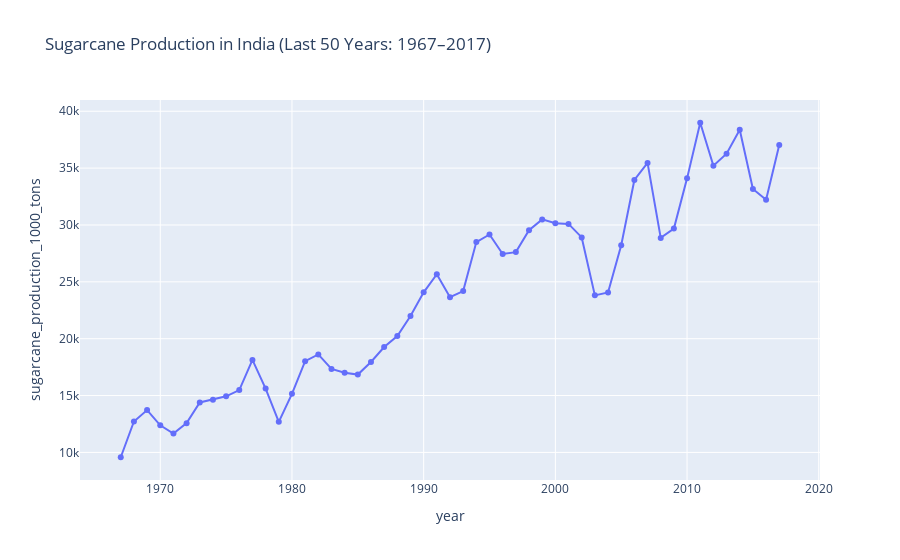

Notebook code cell kept with this figure:
### Code cell
ly = df["year"].max()
cy = ly - 50

# Filter last 50 years
recent_df = df[df["year"] >= cy]

# Group and summarize sugar production
top_sugar = recent_df.groupby("year")["sugarcane_production_1000_tons"]\
    .sum().reset_index()

# Plot the line chart
px.line(
    top_sugar,
    x="year",
    y="sugarcane_production_1000_tons",
    title=f"Sugarcane Production in India (Last 50 Years: {cy}–{ly})",
    markers=True
).show()

### Figure 1 — Plotly figure (JSON) as saved in the notebook; plotly's stock layout.template omitted (floating-point values rounded to 4 significant figures)
{"data": [{"hovertemplate": "year=%{x}<br>sugarcane_production_1000_tons=%{y}<extra></extra>", "legendgroup": "", "line": {"color": "#636efa", "dash": "solid"}, "marker": {"symbol": "circle"}, "mode": "lines+markers", "name": "", "orientation": "v", "showlegend": false, "type": "scatter", "x": [1967, 1968, 1969, 1970, 1971, 1972, 1973, 1974, 1975, 1976, 1977, 1978, 1979, 1980, 1981, 1982, 1983, 1984, 1985, 1986, 1987, 1988, 1989, 1990, 1991, 1992, 1993, 1994, 1995, 1996, 1997, 1998, 1999, 2000, 2001, 2002, 2003, 2004, 2005, 2006, 2007, 2008, 2009, 2010, 2011, 2012, 2013, 2014, 2015, 2016, 2017], "xaxis": "x", "y": [9574.0, 12720.0, 13720.0, 12380.0, 11660.0, 12570.0, 14390.0, 14640.0, 14930.0, 15480.0, 18140.0, 15610.0, 12690.0, 15150.0, 18020.0, 18620.0, 17340.0, 17010.0, 16840.0, 17950.0, 19260.0, 20230.0, 22000.0, 24070.0, 25670.0, 23640.0, 24190.0, 28500.0, 29160.0, 27440.0, 27610.0, 29530.0, 30490.0, 30150.0, 30100.0, 28910.0, 23810.0, 24070.0, 28230.0, 33960.0, 35460.0, 28860.0, 29680.0, 34100.0, 38990.0, 35210.0, 36270.0, 38370.0, 33160.0, 32220.0, 37040.0], "yaxis": "y"}], "layout": {"legend": {"tracegroupgap": 0}, "title": {"text": "Sugarcane Production in India (Last 50 Years: 1967–2017)"}, "xaxis": {"anchor": "y", "domain": [0, 1], "title": {"text": "year"}}, "yaxis": {"anchor": "x", "domain": [0, 1], "title": {"text": "sugarcane_production_1000_tons"}}}}
